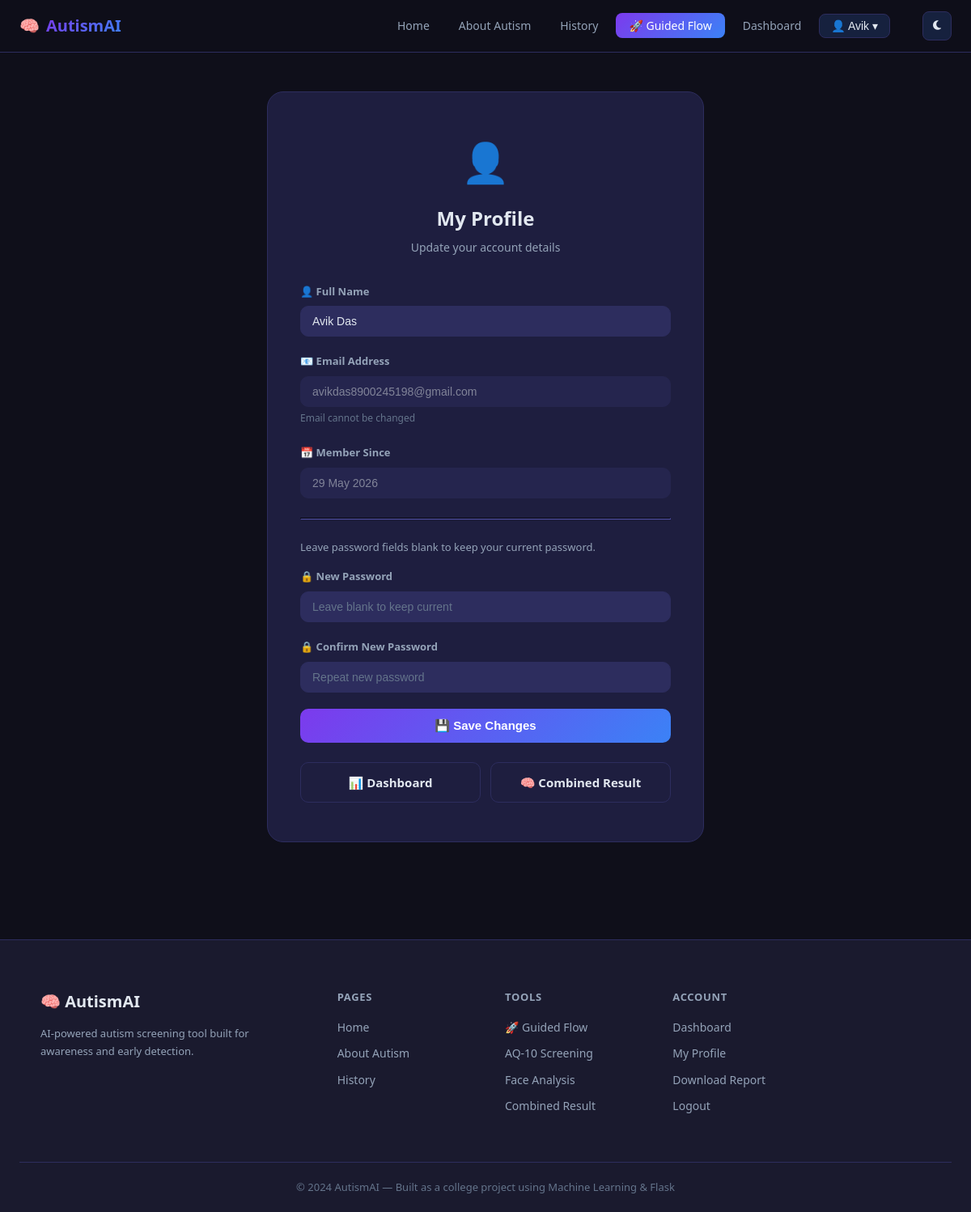
Screenshot of /profile (signed in) with the database file from the repository.
### tables this page shows
CREATE TABLE users (
            id          INTEGER PRIMARY KEY AUTOINCREMENT,
            name        TEXT    NOT NULL,
            email       TEXT    NOT NULL UNIQUE,
            password    TEXT    NOT NULL,
            created_at  TEXT    NOT NULL
        , is_admin INTEGER DEFAULT 0, is_verified INTEGER DEFAULT 0, verify_token TEXT);

### app.py (the view, shortened to what this page needs)
@app.route('/profile', methods=['GET', 'POST'])
def profile():
    if 'user_id' not in session:
        return redirect('/login')
    user = get_user_by_id(session['user_id'])
    return render_template('profile.html', user=user)

### database.py (called while the page is built)
def get_db():
    conn = sqlite3.connect(DATABASE)
    conn.row_factory = sqlite3.Row
    return conn

def get_user_by_id(user_id):
    conn   = get_db()
    cursor = conn.cursor()
    cursor.execute('SELECT * FROM users WHERE id = ?', (user_id,))
    user = cursor.fetchone()
    conn.close()
    return user

### templates/profile.html (shortened to what this page needs)
{% extends 'base.html' %}
{% block content %}
<div class="auth-page" style="align-items: flex-start; padding-top: 48px;">
    <div class="auth-card" style="max-width: 540px;">
        <div class="auth-header">
            <div class="auth-logo">👤</div>
            <h2>My Profile</h2>
            <p>Update your account details</p>
        </div>
        <form action="/profile" method="POST" class="auth-form">
            <div class="form-group">
                <label>👤 Full Name</label>
                <input type="text" name="name"
                       value="{{ user['name'] }}"
                       required class="plain-input">
            </div>
            <div class="form-group">
                <label>📧 Email Address</label>
                <input type="email"
                       value="{{ user['email'] }}"
                       disabled class="plain-input"
                       style="opacity: 0.5; cursor: not-allowed;">
                <small style="color: var(--text3); font-size: 12px;">
                    Email cannot be changed
                </small>
            </div>
            <div class="form-group">
                <label>📅 Member Since</label>
                <input type="text"
                       value="{{ user['created_at'] }}"
                       disabled class="plain-input"
                       style="opacity: 0.5; cursor: not-allowed;">
            </div>
            <hr style="border-color: var(--border); margin: 24px 0;">
            <p style="font-size: 13px; color: var(--text2); margin-bottom: 16px;">
                Leave password fields blank to keep your current password.
            </p>
            <div class="form-group">
                <label>🔒 New Password</label>
                <input type="password" name="new_password"
                       placeholder="Leave blank to keep current"
                       class="plain-input">
            </div>
            <div class="form-group">
                <label>🔒 Confirm New Password</label>
                <input type="password" name="confirm_password"
                       placeholder="Repeat new password"
                       class="plain-input">
            </div>
            <button type="submit" class="btn-primary full-width">
                💾 Save Changes
            </button>
        </form>
        <div style="margin-top: 24px; display: flex;
                    gap: 12px; flex-wrap: wrap;">
            <a href="/dashboard" class="btn-secondary"
               style="flex: 1; text-align: center;">
                📊 Dashboard
            </a>
            <a href="/combined-result" class="btn-secondary"
               style="flex: 1; text-align: center;">
                🧠 Combined Result
            </a>
        </div>
    </div>
</div>
{% endblock %}

### static/style.css (style rules this page uses)
:root { --primary: #7c3aed; --primary-light: #a78bfa; --primary-dark: #5b21b6; --secondary: #3b82f6; --secondary-light: #93c5fd; --gradient: linear-gradient(135deg, #7c3aed, #3b82f6); --success: #10b981; --danger: #ef4444; --warning: #f59e0b; }
[data-theme="dark"] { --bg: #0f0f1a; --bg2: #1a1a2e; --bg3: #16213e; --card: #1e1e3f; --border: #2d2d5e; --text: #e2e8f0; --text2: #94a3b8; --text3: #64748b; --nav-bg: rgba(15,15,26,0.95); --input-bg: #2d2d5e; }
* { margin: 0; padding: 0; box-sizing: border-box; }
body { font-family: 'Segoe UI', system-ui, sans-serif; background: var(--bg); color: var(--text); line-height: 1.6; transition: background 0.3s, color 0.3s; }
.btn-primary { display: inline-block; padding: 12px 28px; background: var(--gradient); color: white; border: none; border-radius: 10px; font-size: 15px; font-weight: 600; cursor: pointer; text-decoration: none; transition: opacity 0.2s, transform 0.1s; }
.btn-secondary { display: inline-block; padding: 12px 28px; background: transparent; color: var(--text); border: 1px solid var(--border); border-radius: 10px; font-size: 15px; font-weight: 600; cursor: pointer; text-decoration: none; transition: all 0.2s; }
.full-width { width: 100%; text-align: center; }
.auth-page { min-height: 85vh; display: flex; align-items: center; justify-content: center; padding: 40px 24px; }
.auth-card { background: var(--card); border: 1px solid var(--border); border-radius: 20px; padding: 48px 40px; width: 100%; max-width: 440px; }
.auth-header { text-align: center; margin-bottom: 32px; }
.auth-logo { font-size: 48px; margin-bottom: 12px; }
.auth-header h2 { font-size: 24px; font-weight: 700; margin-bottom: 6px; }
.auth-header p { color: var(--text2); font-size: 14px; }
.auth-form .form-group { margin-bottom: 20px; }
.auth-form label { display: block; font-size: 13px; font-weight: 600; margin-bottom: 8px; color: var(--text2); }
.form-group label { display: block; font-size: 13px; font-weight: 600; color: var(--text2); margin-bottom: 8px; }
.form-group input, .form-group select { width: 100%; padding: 10px 14px; background: var(--input-bg); border: 1px solid var(--border); border-radius: 10px; color: var(--text); font-size: 14px; outline: none; transition: border 0.2s; }
.plain-input { width: 100%; padding: 13px 16px; background: var(--input-bg); border: 1px solid var(--border); border-radius: 10px; color: var(--text); font-size: 15px; outline: none; transition: border 0.2s; box-sizing: border-box; display: block; }
.plain-input::placeholder { color: var(--text3); }

### rows the page displays
users: name "Avik Das", email "avikdas8900245198@gmail.com", created_at "29 May 2026"

### other values shown
{{ session['name'].split()[0] }} "Avik"
